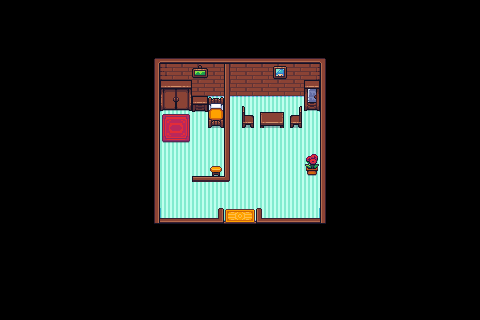

Rendered tile map (Tiled .tmx) drawn with the repository's tilesets; below, a short description and the full map source, tile grids included:
An orthogonal 30x20 tile map with 16x16 px tiles, 3 tile layers (limites, Calque de Tuiles 1, Calque de Tuiles 2), 2 tilesets.

<map version="1.10" tiledversion="1.11.1" orientation="orthogonal" renderorder="right-down" width="30" height="20" tilewidth="16" tileheight="16" infinite="0" nextlayerid="5" nextobjectid="1">
 <tileset firstgid="1" source="jeux de tuiles/inside.tsx" />
 <tileset firstgid="71" source="jeux de tuiles/furniture.tsx" />
 <layer id="4" name="limites" width="30" height="20">
  <data encoding="csv">
0,0,0,0,0,0,0,0,0,0,0,0,0,0,0,0,0,0,0,0,0,0,0,0,0,0,0,0,0,0,
0,0,0,0,0,0,0,0,0,0,0,0,0,0,0,0,0,0,0,0,0,0,0,0,0,0,0,0,0,0,
0,0,0,0,0,0,0,0,0,0,0,0,0,0,0,0,0,0,0,0,0,0,0,0,0,0,0,0,0,0,
0,0,0,0,0,0,0,0,0,4,12,12,12,12,12,12,12,12,12,12,7,0,0,0,0,0,0,0,0,0,
0,0,0,0,0,0,0,0,0,11,0,0,0,0,14,0,0,0,0,0,14,0,0,0,0,0,0,0,0,0,
0,0,0,0,0,0,0,0,0,11,0,0,0,0,14,0,0,0,0,0,14,0,0,0,0,0,0,0,0,0,
0,0,0,0,0,0,0,0,0,11,29,29,29,29,14,0,0,0,0,29,14,0,0,0,0,0,0,0,0,0,
0,0,0,0,0,0,0,0,0,11,0,0,0,29,14,29,29,29,29,0,14,0,0,0,0,0,0,0,0,0,
0,0,0,0,0,0,0,0,0,11,0,0,0,0,14,0,0,0,0,0,14,0,0,0,0,0,0,0,0,0,
0,0,0,0,0,0,0,0,0,11,0,0,0,0,14,0,0,0,0,0,14,0,0,0,0,0,0,0,0,0,
0,0,0,0,0,0,0,0,0,11,0,0,0,29,14,0,0,0,0,29,14,0,0,0,0,0,0,0,0,0,
0,0,0,0,0,0,0,0,0,11,0,0,19,19,35,0,0,0,0,0,14,0,0,0,0,0,0,0,0,0,
0,0,0,0,0,0,0,0,0,11,0,0,0,0,0,0,0,0,0,0,14,0,0,0,0,0,0,0,0,0,
0,0,0,0,0,0,0,0,0,3221225488,12,12,12,5,0,0,6,12,12,12,17,0,0,0,0,0,0,0,0,0,
0,0,0,0,0,0,0,0,0,0,0,0,0,0,0,0,0,0,0,0,0,0,0,0,0,0,0,0,0,0,
0,0,0,0,0,0,0,0,0,0,0,0,0,0,0,0,0,0,0,0,0,0,0,0,0,0,0,0,0,0,
0,0,0,0,0,0,0,0,0,0,0,0,0,0,0,0,0,0,0,0,0,0,0,0,0,0,0,0,0,0,
0,0,0,0,0,0,0,0,0,0,0,0,0,0,0,0,0,0,0,0,0,0,0,0,0,0,0,0,0,0,
0,0,0,0,0,0,0,0,0,0,0,0,0,0,0,0,0,0,0,0,0,0,0,0,0,0,0,0,0,0,
0,0,0,0,0,0,0,0,0,0,0,0,0,0,0,0,0,0,0,0,0,0,0,0,0,0,0,0,0,0
</data>
 </layer>
 <layer id="1" name="Calque de Tuiles 1" width="30" height="20">
  <data encoding="csv">
0,0,0,0,0,0,0,0,0,0,0,0,0,0,0,0,0,0,0,0,0,0,0,0,0,0,0,0,0,0,
0,0,0,0,0,0,0,0,0,0,0,0,0,0,0,0,0,0,0,0,0,0,0,0,0,0,0,0,0,0,
0,0,0,0,0,0,0,0,0,0,0,0,0,0,0,0,0,0,0,0,0,0,0,0,0,0,0,0,0,0,
0,0,0,0,0,0,0,0,0,0,0,0,0,0,0,0,0,0,0,0,0,0,0,0,0,0,0,0,0,0,
0,0,0,0,0,0,0,0,0,0,1,15,15,15,15,15,15,15,15,2,0,0,0,0,0,0,0,0,0,0,
0,0,0,0,0,0,0,0,0,0,8,15,15,15,15,15,15,15,15,9,0,0,0,0,0,0,0,0,0,0,
0,0,0,0,0,0,0,0,0,0,57,58,58,58,58,58,58,58,58,59,0,0,0,0,0,0,0,0,0,0,
0,0,0,0,0,0,0,0,0,0,36,36,36,36,36,36,36,36,36,36,0,0,0,0,0,0,0,0,0,0,
0,0,0,0,0,0,0,0,0,0,36,36,36,36,36,36,36,36,36,36,0,0,0,0,0,0,0,0,0,0,
0,0,0,0,0,0,0,0,0,0,36,36,36,36,36,36,36,36,36,36,0,0,0,0,0,0,0,0,0,0,
0,0,0,0,0,0,0,0,0,0,36,36,36,36,36,36,36,36,36,36,0,0,0,0,0,0,0,0,0,0,
0,0,0,0,0,0,0,0,0,0,36,36,36,36,36,36,36,36,36,36,0,0,0,0,0,0,0,0,0,0,
0,0,0,0,0,0,0,0,0,0,36,36,36,36,36,36,36,36,36,36,0,0,0,0,0,0,0,0,0,0,
0,0,0,0,0,0,0,0,0,0,64,65,65,65,65,65,65,65,65,66,0,0,0,0,0,0,0,0,0,0,
0,0,0,0,0,0,0,0,0,0,0,0,0,0,0,0,0,0,0,0,0,0,0,0,0,0,0,0,0,0,
0,0,0,0,0,0,0,0,0,0,0,0,0,0,0,0,0,0,0,0,0,0,0,0,0,0,0,0,0,0,
0,0,0,0,0,0,0,0,0,0,0,0,0,0,0,0,0,0,0,0,0,0,0,0,0,0,0,0,0,0,
0,0,0,0,0,0,0,0,0,0,0,0,0,0,0,0,0,0,0,0,0,0,0,0,0,0,0,0,0,0,
0,0,0,0,0,0,0,0,0,0,0,0,0,0,0,0,0,0,0,0,0,0,0,0,0,0,0,0,0,0,
0,0,0,0,0,0,0,0,0,0,0,0,0,0,0,0,0,0,0,0,0,0,0,0,0,0,0,0,0,0
</data>
 </layer>
 <layer id="3" name="Calque de Tuiles 2" width="30" height="20">
  <data encoding="csv">
0,0,0,0,0,0,0,0,0,0,0,0,0,0,0,0,0,0,0,0,0,0,0,0,0,0,0,0,0,0,
0,0,0,0,0,0,0,0,0,0,0,0,0,0,0,0,0,0,0,0,0,0,0,0,0,0,0,0,0,0,
0,0,0,0,0,0,0,0,0,0,0,0,0,0,0,0,0,0,0,0,0,0,0,0,0,0,0,0,0,0,
0,0,0,0,0,0,0,0,0,4,12,12,12,12,12,12,12,12,12,12,7,0,0,0,0,0,0,0,0,0,
0,0,0,0,0,0,0,0,0,11,0,0,106,0,14,0,0,112,0,0,14,0,0,0,0,0,0,0,0,0,
0,0,0,0,0,0,0,0,0,11,83,84,0,0,14,0,0,0,0,92,14,0,0,0,0,0,0,0,0,0,
0,0,0,0,0,0,0,0,0,11,89,90,86,73,14,104,0,0,103,98,14,0,0,0,0,0,0,0,0,0,
0,0,0,0,0,0,0,0,0,11,117,118,0,79,14,110,87,88,109,0,14,0,0,0,0,0,0,0,0,0,
0,0,0,0,0,0,0,0,0,11,123,124,0,0,14,0,0,0,0,0,14,0,0,0,0,0,0,0,0,0,
0,0,0,0,0,0,0,0,0,11,0,0,0,0,14,0,0,0,0,128,14,0,0,0,0,0,0,0,0,0,
0,0,0,0,0,0,0,0,0,11,0,0,0,97,14,0,0,0,0,134,14,0,0,0,0,0,0,0,0,0,
0,0,0,0,0,0,0,0,0,11,0,0,27,19,35,0,0,0,0,0,14,0,0,0,0,0,0,0,0,0,
0,0,0,0,0,0,0,0,0,11,0,0,0,0,0,0,0,0,0,0,14,0,0,0,0,0,0,0,0,0,
0,0,0,0,0,0,0,0,0,2147483665,12,12,12,5,99,100,6,12,12,12,17,0,0,0,0,0,0,0,0,0,
0,0,0,0,0,0,0,0,0,0,0,0,0,0,0,0,0,0,0,0,0,0,0,0,0,0,0,0,0,0,
0,0,0,0,0,0,0,0,0,0,0,0,0,0,0,0,0,0,0,0,0,0,0,0,0,0,0,0,0,0,
0,0,0,0,0,0,0,0,0,0,0,0,0,0,0,0,0,0,0,0,0,0,0,0,0,0,0,0,0,0,
0,0,0,0,0,0,0,0,0,0,0,0,0,0,0,0,0,0,0,0,0,0,0,0,0,0,0,0,0,0,
0,0,0,0,0,0,0,0,0,0,0,0,0,0,0,0,0,0,0,0,0,0,0,0,0,0,0,0,0,0,
0,0,0,0,0,0,0,0,0,0,0,0,0,0,0,0,0,0,0,0,0,0,0,0,0,0,0,0,0,0
</data>
 </layer>
</map>
